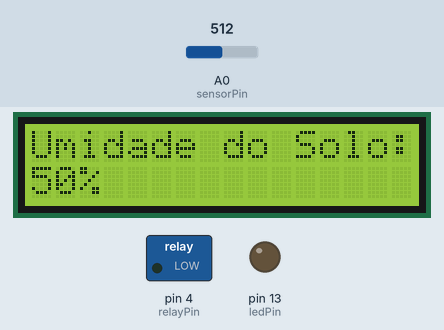
A sketch run on a simulated Arduino Uno, built with avr-gcc and run on an emulated ATmega328P. Shown: 16×2 character LCD, switched loads named in the sketch (green lamp = pin HIGH), output pins drawn as LEDs (lit = HIGH). The test bench sets the inputs (shaded band); at power-on: A0 (sensorPin) = 512.

Above: at 1.2 s.
1.3 s: A0 (sensorPin) set to 532
At 3.2 s:
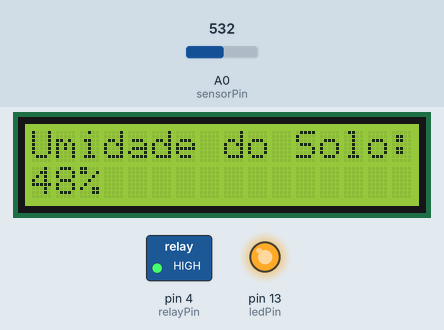
3.6 s: A0 (sensorPin) set to 912
At 4.9 s:
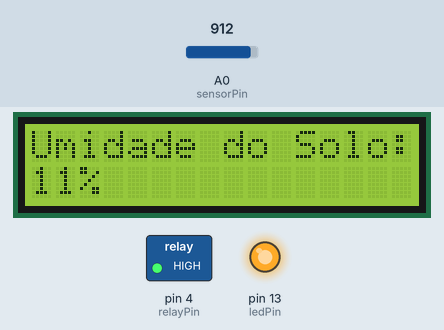
5.6 s: A0 (sensorPin) set to 948
At 6.7 s:
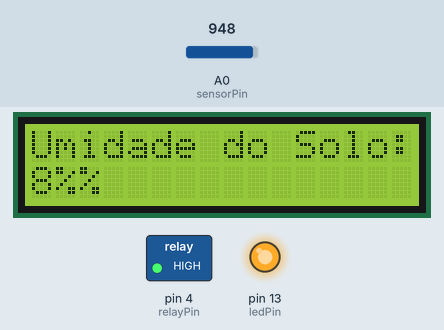
Timing chart, 0 to 8.6 s (numbered marks = the images above; inputs shaded):
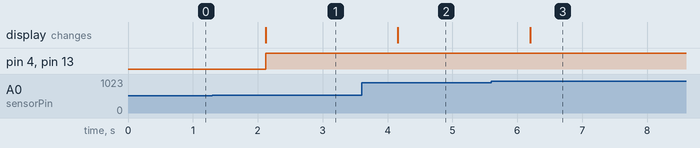

The sketch:

Estufa.ino
```cpp
#include <Wire.h>  // Biblioteca para comunicação I2C
#include <LiquidCrystal_I2C.h>  // Biblioteca para o LCD I2C

LiquidCrystal_I2C lcd(0x27, 16, 2);  // Endereço I2C do LCD, 16 colunas, 2 linhas
const int sensorPin = A0;  // Pino do sensor de umidade
const int ledPin = 13;  // Pino do LED vermelho
const int relayPin = 4; // Pino do relé para controlar o motor

// Definir os limites mínimo e máximo de leitura do sensor
const int umidadeSoloMin = 0;  // Leitura mínima do sensor
const int umidadeSoloMax = 1023;  // Leitura máxima do sensor

// Definir os limites mínimo e máximo de umidade do solo em porcentagem
const int umidadePorcentagemMin = 0;  // Umidade do solo mínima em porcentagem
const int umidadePorcentagemMax = 100;  // Umidade do solo máxima em porcentagem

void setup() {
  lcd.init();  // Inicializa o LCD
  lcd.backlight();  // Liga a luz de fundo do LCD
  pinMode(sensorPin, INPUT);  // Define o pino do sensor de umidade como entrada
  pinMode(ledPin, OUTPUT);  // Define o pino do LED como saída
  pinMode(relayPin, OUTPUT); // Define o pino do relé como saída
}

void loop() {
  // Leitura da umidade do solo
  int umidadeSolo = analogRead(sensorPin);

  // Mapear a leitura do sensor para a faixa de 0 a 100%
  int umidadePorcentagem = map(umidadeSolo, umidadeSoloMin, umidadeSoloMax, umidadePorcentagemMax, umidadePorcentagemMin); // Invertido os valores min e max

  // Exibe a umidade do solo em porcentagem no LCD
  lcd.setCursor(0, 0);
  lcd.print("Umidade do Solo:");
  lcd.setCursor(0, 1);
  lcd.print(umidadePorcentagem);
  lcd.print("%");

  // Verifica se a umidade do solo está abaixo de um determinado valor
  if (umidadePorcentagem < 50) {  // Invertido o operador de comparação
    digitalWrite(ledPin, HIGH);  // Liga o LED vermelho
    digitalWrite(relayPin, HIGH); // Liga o relé (aciona o motor)
  } else {
    digitalWrite(ledPin, LOW);  // Desliga o LED vermelho
    digitalWrite(relayPin, LOW); // Desliga o relé (desliga o motor)
  }

  delay(1000);  // Aguarda 1 segundo antes da próxima leitura
}
```

Measured:
- the behaviour switches between 521 and 522 on A0 (sensorPin) (found by bisection; images 0 and 1)
- the behaviour switches between 930 and 931 on A0 (sensorPin) (found by bisection; images 2 and 3)
- after the input at 1.3 s, pin 4 (relayPin), pin 13 (ledPin): LOW → HIGH after 0.82 s; the display: changes after 0.82 s (image 1)
- after the input at 3.6 s, the display: changes after 0.56 s (image 2)
- after the input at 5.6 s, the display: changes after 0.60 s (image 3)
